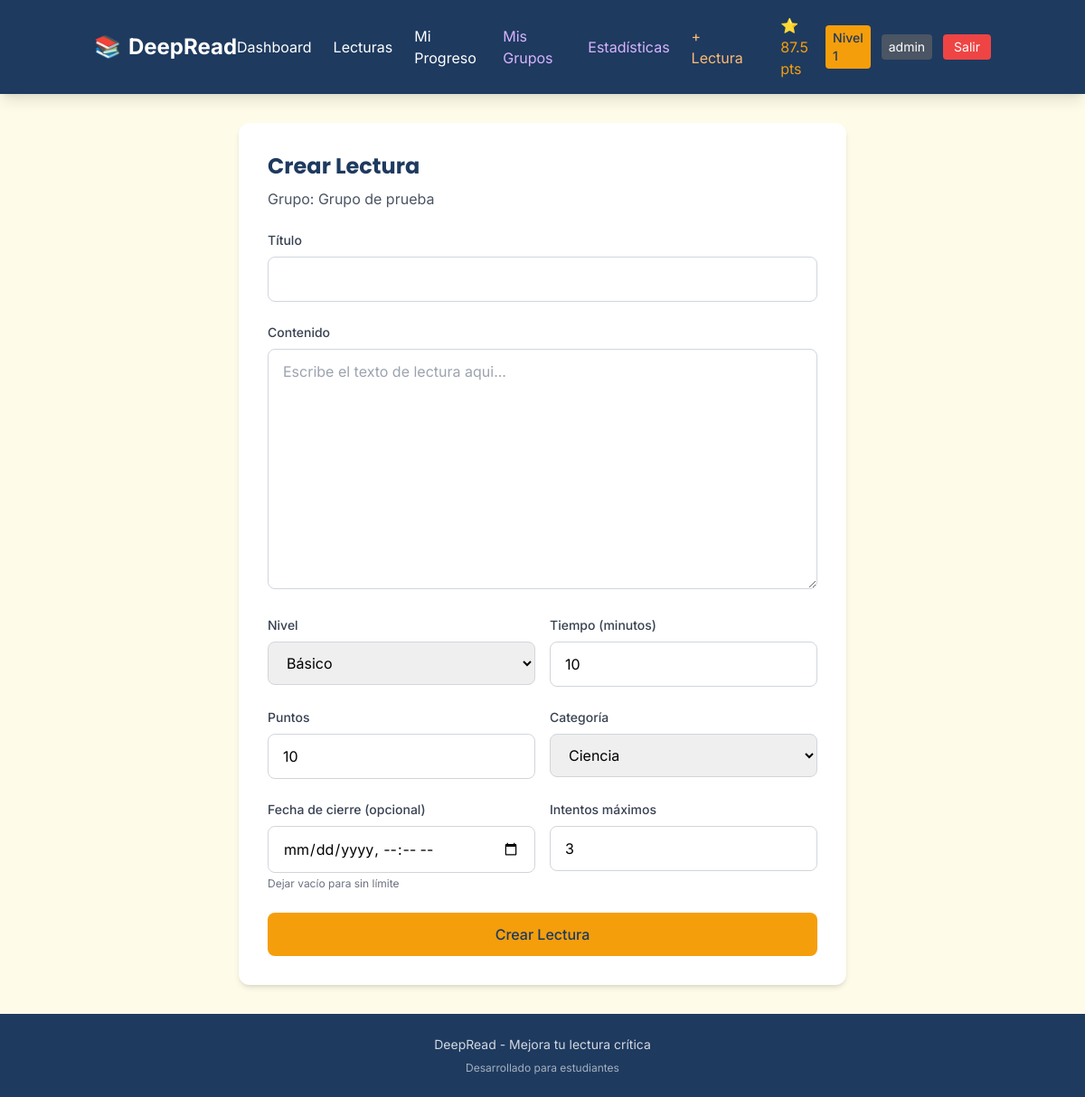
The app's page /grupos/1/crear_lectura (signed in) with its own data.
### models/user.py (models this page shows, shortened)
class Usuario(db.Model, UserMixin):
    __tablename__ = 'usuarios'
    id = db.Column(db.Integer, primary_key=True)
    username = db.Column(db.String(50), unique=True, nullable=False)
    email = db.Column(db.String(100), unique=True, nullable=False)
    password_hash = db.Column(db.String(255), nullable=False)
    rol = db.Column(db.String(20), default='estudiante')
    tipo_usuario = db.Column(db.String(20), default='gratuito')
    nivel_actual = db.Column(db.Integer, default=1)
    puntos_totales = db.Column(db.Integer, default=0)
    racha_dias = db.Column(db.Integer, default=0)
    ultimo_login = db.Column(db.Date, default=None)
    fecha_creacion = db.Column(db.DateTime, default=datetime.utcnow)
    def es_admin(self):
        return self.rol == 'admin'
    def es_profesor(self):
        return self.rol in ['profesor', 'admin']

### models/grupo.py (models this page shows, shortened)
class Grupo(db.Model):
    __tablename__ = 'grupos'
    id = db.Column(db.Integer, primary_key=True)
    nombre = db.Column(db.String(100), nullable=False)
    descripcion = db.Column(db.Text)
    profesor_id = db.Column(db.Integer, db.ForeignKey('usuarios.id'), nullable=False)
    codigo_unico = db.Column(db.String(10), unique=True, nullable=False)
    fecha_creacion = db.Column(db.DateTime, default=datetime.utcnow)
    activo = db.Column(db.Boolean, default=True)

### routes/admin.py (the view, shortened to what this page needs)
@admin_bp.route('/grupos/<int:grupo_id>/crear_lectura', methods=['GET', 'POST'])
@login_required
def crear_lectura_grupo(grupo_id):
    from datetime import datetime
    grupo = db.session.get(Grupo, grupo_id)
    if not grupo or grupo.profesor_id != current_user.id:
        flash('Solo el profesor puede crear lecturas', 'error')
        return redirect(url_for('main.dashboard'))
    return render_template('crear_lectura.html', grupo=grupo)

### app.py (called while the page is built)
@login_manager.user_loader
def load_user(user_id):
    return db.session.get(Usuario, int(user_id))

### templates/crear_lectura.html (shortened to what this page needs)
{% extends "base.html" %}
{% block content %}
<div class="container mx-auto px-4 py-8">
    <div class="max-w-2xl mx-auto">
        <div class="bg-white rounded-xl shadow-md p-8">
            <h1 class="text-2xl font-bold text-primary mb-2">Crear Lectura</h1>
            <p class="text-gray-600 mb-6">Grupo: {{ grupo.nombre }}</p>
            <form method="POST" class="space-y-6">
                <div>
                    <label class="block text-sm font-medium text-gray-700 mb-2">Título</label>
                    <input type="text" name="titulo" required
                        class="w-full px-4 py-3 border border-gray-300 rounded-lg focus:ring-2 focus:ring-secondary">
                </div>
                <div>
                    <label class="block text-sm font-medium text-gray-700 mb-2">Contenido</label>
                    <textarea name="contenido" rows="10" required
                        class="w-full px-4 py-3 border border-gray-300 rounded-lg focus:ring-2 focus:ring-secondary"
                        placeholder="Escribe el texto de lectura aqui..."></textarea>
                </div>
                <div class="grid grid-cols-2 gap-4">
                    <div>
                        <label class="block text-sm font-medium text-gray-700 mb-2">Nivel</label>
                        <select name="nivel" class="w-full px-4 py-3 border border-gray-300 rounded-lg">
                            <option value="1">Básico</option>
                        </select>
                    </div>
                    <div>
                        <label class="block text-sm font-medium text-gray-700 mb-2">Tiempo (minutos)</label>
                        <input type="number" name="tiempo" value="10" min="1" max="60"
                            class="w-full px-4 py-3 border border-gray-300 rounded-lg">
                    </div>
                </div>
                <div class="grid grid-cols-2 gap-4">
                    <div>
                        <label class="block text-sm font-medium text-gray-700 mb-2">Puntos</label>
                        <input type="number" name="puntos" value="10" min="1" max="100"
                            class="w-full px-4 py-3 border border-gray-300 rounded-lg">
                    </div>
                    <div>
                        <label class="block text-sm font-medium text-gray-700 mb-2">Categoría</label>
                        <select name="categoria" class="w-full px-4 py-3 border border-gray-300 rounded-lg">
                            <option value="ciencia">Ciencia</option>
                        </select>
                    </div>
                </div>
                <div class="grid grid-cols-2 gap-4">
                    <div>
                        <label class="block text-sm font-medium text-gray-700 mb-2">Fecha de cierre (opcional)</label>
                        <input type="datetime-local" name="fecha_cierre"
                            class="w-full px-4 py-3 border border-gray-300 rounded-lg">
                        <p class="text-xs text-gray-500 mt-1">Dejar vacío para sin límite</p>
                    </div>
                    <div>
                        <label class="block text-sm font-medium text-gray-700 mb-2">Intentos máximos</label>
                        <input type="number" name="intentos" value="3" min="1" max="10"
                            class="w-full px-4 py-3 border border-gray-300 rounded-lg">
                    </div>
                </div>
                <button type="submit" class="w-full bg-accent hover:opacity-90 text-primary py-3 rounded-lg font-medium">
                    Crear Lectura
                </button>
            </form>
        </div>
    </div>
</div>
{% endblock %}

### templates/base.html (shortened to what this page needs)
<!DOCTYPE html>
<html lang="es">
<head>
    <script src="https://cdn.tailwindcss.com"></script>
</head>
<body class="bg-cream min-h-screen flex flex-col">
    {% block header %}
    <header class="bg-primary text-white shadow-lg">
        <nav class="container mx-auto px-4 py-4 flex items-center justify-between">
            <a href="{{ url_for('main.index') }}" class="text-2xl font-bold flex items-center gap-2">
                <span class="text-accent">📚</span> DeepRead
            </a>
            <div class="hidden md:flex items-center gap-6">
                {% if current_user.is_authenticated %}
                    <a href="{{ url_for('main.dashboard') }}" class="hover:text-accent transition">Dashboard</a>
                    <a href="{{ url_for('main.lecturas') }}" class="hover:text-accent transition">Lecturas</a>
                    <a href="{{ url_for('main.progreso') }}" class="hover:text-accent transition">Mi Progreso</a>
                    <a href="{{ url_for('main.mis_grupos') }}" class="hover:text-accent transition text-purple-300">Mis Grupos</a>
                    {% if current_user.es_admin() %}
                    <a href="{{ url_for('admin.ver_estadisticas') }}" class="hover:text-accent transition text-purple-300">Estadísticas</a>
                    <a href="{{ url_for('admin.crear_lectura_publica') }}" class="hover:text-accent transition text-orange-300">+ Lectura</a>
                    {% endif %}
                    <div class="flex items-center gap-3 ml-4">
                        <span class="text-accent">⭐ {{ current_user.puntos_totales }} pts</span>
                        <span class="bg-accent text-primary px-2 py-1 rounded text-sm font-medium">Nivel {{ current_user.nivel_actual }}</span>
                        <span class="bg-gray-600 px-2 py-1 rounded text-sm text-white">{{ current_user.rol }}</span>
                        <a href="{{ url_for('auth.logout') }}" class="bg-red-500 hover:bg-red-600 px-3 py-1 rounded text-sm transition">Salir</a>
                    </div>
                {% else %}
                    <a href="{{ url_for('auth.login') }}" class="hover:text-accent transition">Iniciar Sesión</a>
                    <a href="{{ url_for('auth.register') }}" class="bg-accent text-primary px-4 py-2 rounded-lg font-medium hover:opacity-90 transition">Registrarse</a>
                {% endif %}
            </div>
        </nav>
    </header>
    {% endblock %}
    <main class="flex-grow">
        {% block content %}{% endblock %}
    </main>
    <footer class="bg-primary text-white py-6 mt-auto">
        <div class="container mx-auto px-4 text-center">
            <p class="text-sm opacity-80">DeepRead - Mejora tu lectura crítica</p>
            <p class="text-xs opacity-60 mt-2">Desarrollado para estudiantes</p>
        </div>
    </footer>
</body>
</html>

### templates/base.html (style rules this page uses)
body { font-family: 'Inter', sans-serif; }
h1, h2, h3, h4, h5, h6 { font-family: 'Poppins', sans-serif; }

### records on screen
Usuario: puntos_totales "87.5", nivel_actual "1", rol "admin"
Grupo: nombre "Grupo de prueba"
